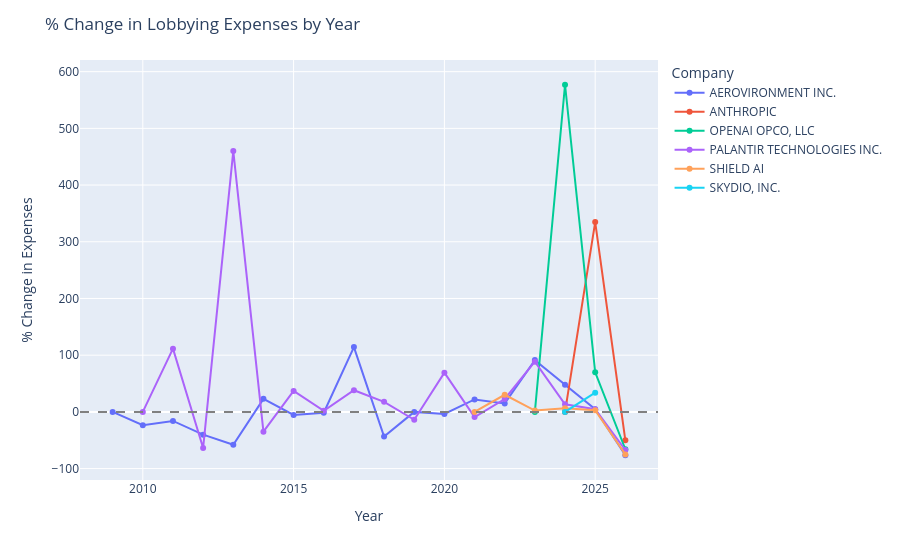

The notebook cell saved with this chart:
### Code cell
# Graphing %change by company

fig = px.line(df_pct, x='filing_year', y='pct_change', color='client_name', markers=True,
              labels={'filing_year': 'Year', 'pct_change': '% Change in Expenses', 'client_name': 'Company'})
fig.add_hline(y=0, line_dash='dash', line_color='grey')
fig.update_layout(hoverlabel=dict(bgcolor='white', font_color='black', bordercolor='lightgrey'))
fig.update_layout(title='% Change in Lobbying Expenses by Year')

fig.write_image('Viz/%_change_expenses_by_year.svg', scale=2)

fig.show()

### Figure 1 — Plotly figure (JSON) as saved in the notebook; plotly's stock layout.template omitted (floating-point values rounded to 4 significant figures)
{"data": [{"hovertemplate": "Company=AEROVIRONMENT INC.<br>Year=%{x}<br>% Change in Expenses=%{y}<extra></extra>", "legendgroup": "AEROVIRONMENT INC.", "line": {"color": "#636efa", "dash": "solid"}, "marker": {"symbol": "circle"}, "mode": "lines+markers", "name": "AEROVIRONMENT INC.", "orientation": "v", "showlegend": true, "type": "scatter", "x": [2009, 2010, 2011, 2012, 2013, 2014, 2015, 2016, 2017, 2018, 2019, 2020, 2021, 2022, 2023, 2024, 2025, 2026], "xaxis": "x", "y": [0.0, -23.37, -15.94, -40.21, -57.93, 22.95, -5.333, -1.408, 114.3, -43.33, 0.0, -3.529, 21.95, 15.0, 91.3, 47.73, 4.615, -76.47], "yaxis": "y"}, {"hovertemplate": "Company=ANTHROPIC<br>Year=%{x}<br>% Change in Expenses=%{y}<extra></extra>", "legendgroup": "ANTHROPIC", "line": {"color": "#EF553B", "dash": "solid"}, "marker": {"symbol": "circle"}, "mode": "lines+markers", "name": "ANTHROPIC", "orientation": "v", "showlegend": true, "type": "scatter", "x": [2024, 2025, 2026], "xaxis": "x", "y": [0.0, 334.7, -50.16], "yaxis": "y"}, {"hovertemplate": "Company=OPENAI OPCO, LLC<br>Year=%{x}<br>% Change in Expenses=%{y}<extra></extra>", "legendgroup": "OPENAI OPCO, LLC", "line": {"color": "#00cc96", "dash": "solid"}, "marker": {"symbol": "circle"}, "mode": "lines+markers", "name": "OPENAI OPCO, LLC", "orientation": "v", "showlegend": true, "type": "scatter", "x": [2023, 2024, 2025, 2026], "xaxis": "x", "y": [0.0, 576.9, 69.89, -65.89], "yaxis": "y"}, {"hovertemplate": "Company=PALANTIR TECHNOLOGIES INC.<br>Year=%{x}<br>% Change in Expenses=%{y}<extra></extra>", "legendgroup": "PALANTIR TECHNOLOGIES INC.", "line": {"color": "#ab63fa", "dash": "solid"}, "marker": {"symbol": "circle"}, "mode": "lines+markers", "name": "PALANTIR TECHNOLOGIES INC.", "orientation": "v", "showlegend": true, "type": "scatter", "x": [2010, 2011, 2012, 2013, 2014, 2015, 2016, 2017, 2018, 2019, 2020, 2021, 2022, 2023, 2024, 2025, 2026], "xaxis": "x", "y": [0.0, 111.5, -63.64, 460.0, -34.82, 36.99, 2.0, 38.24, 17.73, -13.86, 69.23, -9.091, 22.73, 88.52, 13.36, 4.853, -67.27], "yaxis": "y"}, {"hovertemplate": "Company=SHIELD AI<br>Year=%{x}<br>% Change in Expenses=%{y}<extra></extra>", "legendgroup": "SHIELD AI", "line": {"color": "#FFA15A", "dash": "solid"}, "marker": {"symbol": "circle"}, "mode": "lines+markers", "name": "SHIELD AI", "orientation": "v", "showlegend": true, "type": "scatter", "x": [2021, 2022, 2023, 2024, 2025, 2026], "xaxis": "x", "y": [0.0, 30.21, 2.4, 6.25, 2.941, -75.0], "yaxis": "y"}, {"hovertemplate": "Company=SKYDIO, INC.<br>Year=%{x}<br>% Change in Expenses=%{y}<extra></extra>", "legendgroup": "SKYDIO, INC.", "line": {"color": "#19d3f3", "dash": "solid"}, "marker": {"symbol": "circle"}, "mode": "lines+markers", "name": "SKYDIO, INC.", "orientation": "v", "showlegend": true, "type": "scatter", "x": [2024, 2025], "xaxis": "x", "y": [0.0, 33.82], "yaxis": "y"}], "layout": {"hoverlabel": {"bgcolor": "white", "bordercolor": "lightgrey", "font": {"color": "black"}}, "legend": {"title": {"text": "Company"}, "tracegroupgap": 0}, "margin": {"t": 60}, "shapes": [{"line": {"color": "grey", "dash": "dash"}, "type": "line", "x0": 0, "x1": 1, "xref": "x domain", "y0": 0, "y1": 0, "yref": "y"}], "title": {"text": "% Change in Lobbying Expenses by Year"}, "xaxis": {"anchor": "y", "domain": [0, 1], "title": {"text": "Year"}}, "yaxis": {"anchor": "x", "domain": [0, 1], "title": {"text": "% Change in Expenses"}}}}
